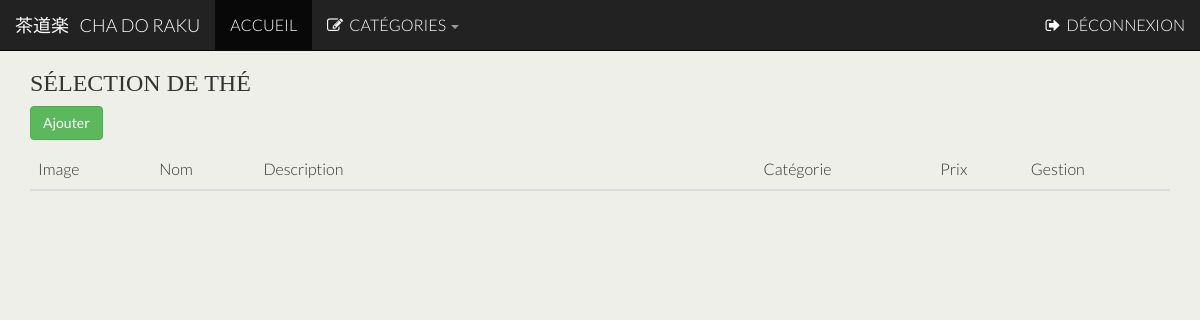
The page /php/gestion.php on the database as committed earlier.
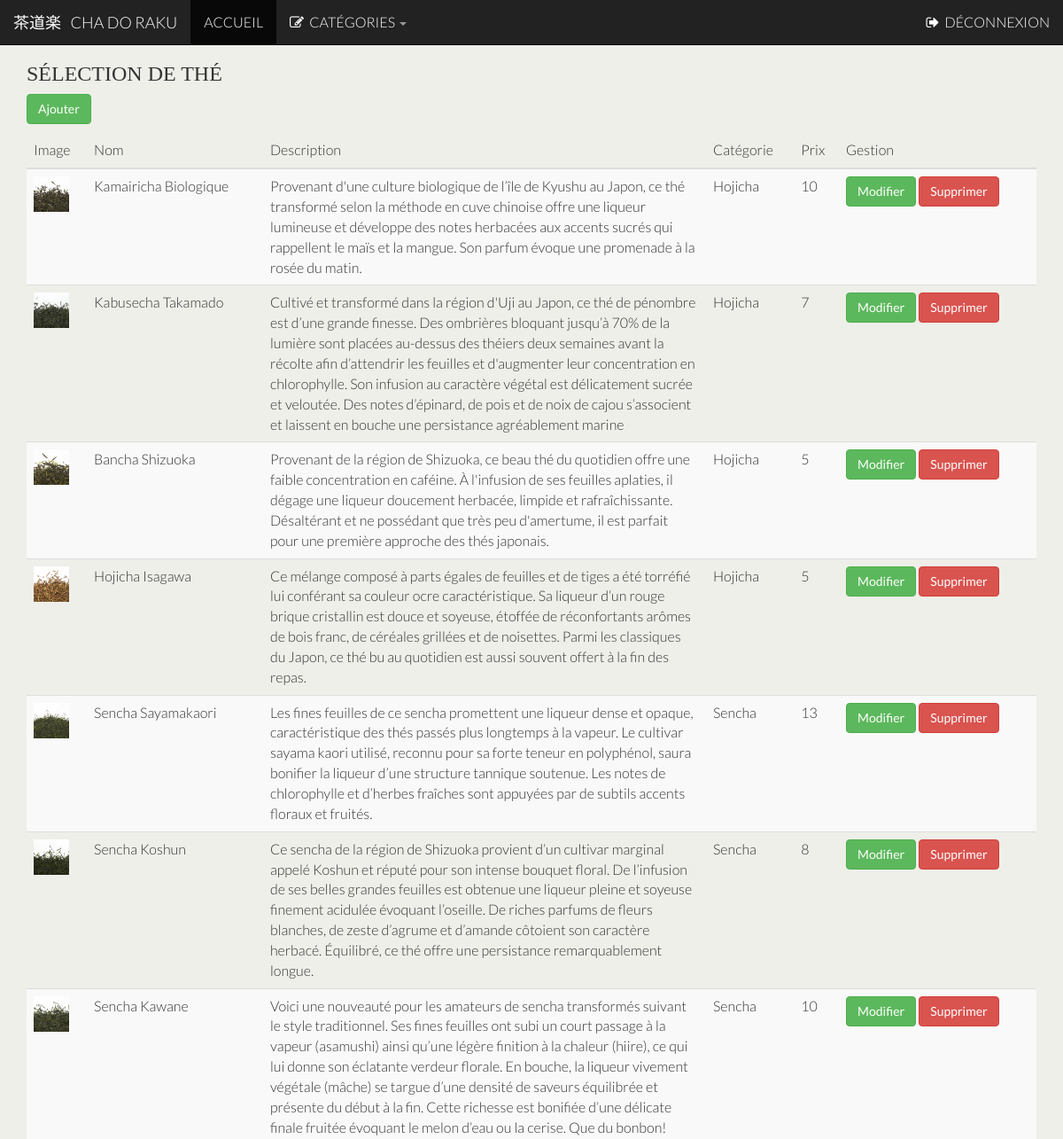
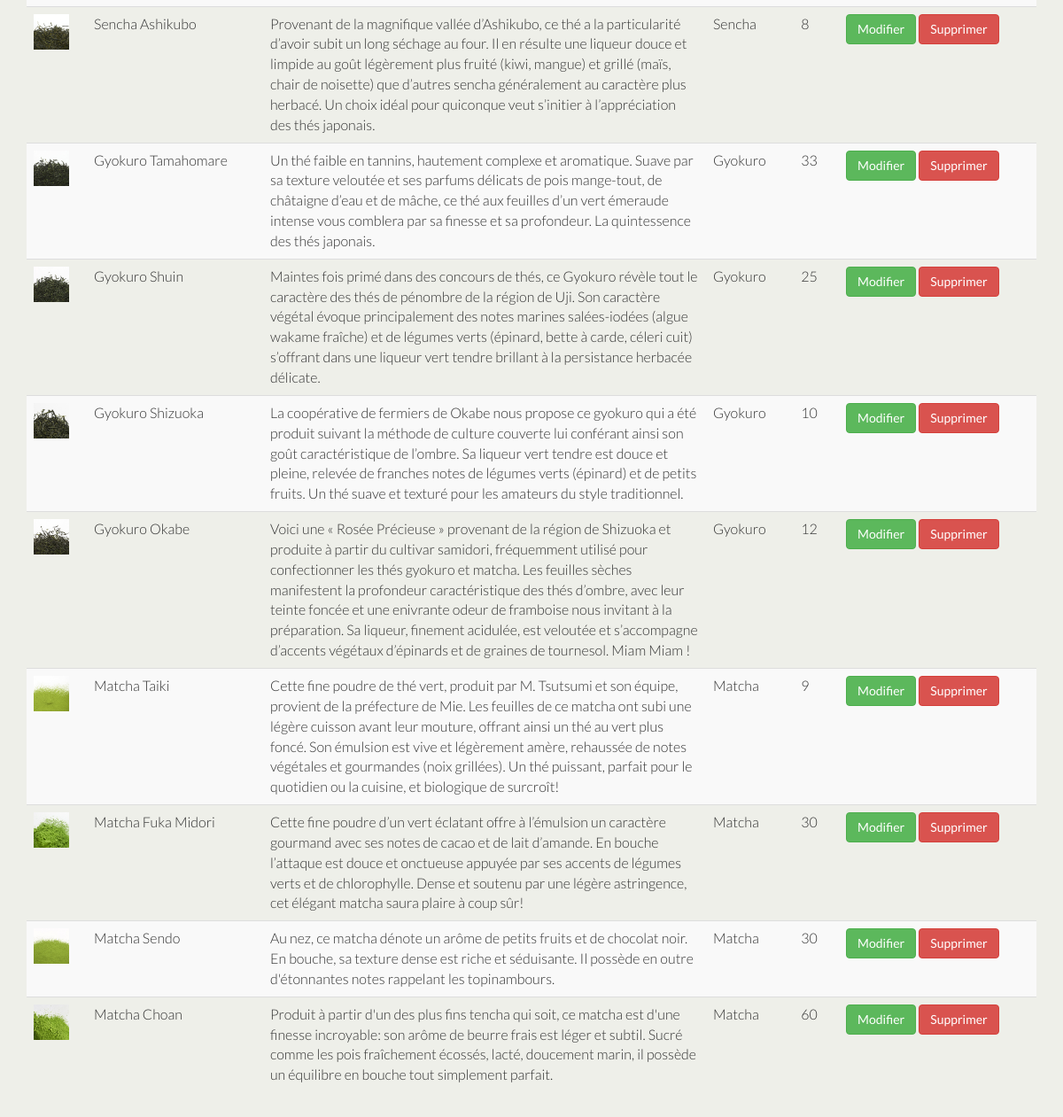
The same page on the database as committed later (2 pictures, top to bottom).
### tables this page shows
CREATE TABLE `produit` (
  `idProduit` int(11) NOT NULL AUTO_INCREMENT,
  `nom` varchar(100) NOT NULL,
  `description` varchar(1000) NOT NULL,
  `prix` double NOT NULL,
  `image` varchar(100) NOT NULL,
  `categorie` varchar(100) NOT NULL,
  PRIMARY KEY (`idProduit`)
);

### php/gestion.php (the view, shortened to what this page needs)
<?php
    require '../layout/headerAdmin.php';
?>
    <div class="container">
        <div class="row">
            <h3 class="tpad">Sélection de thé</h3>
        </div>
        <div class="row">
            <p>
                <a href="ajouterThe.php" class="btn btn-success">Ajouter</a>
            </p>
             <?php
        global $connexion;
        $rep = "";
        if(!empty($_POST)){
            $categorie = $_REQUEST['categorie'];
            if ($categorie == 'Tous les produits'){
                 $requete="SELECT * FROM produit ORDER BY idProduit DESC";
            }else{
                 $requete="SELECT * FROM produit WHERE categorie = '".$categorie."'";
            }
        }else{
            $requete="SELECT * FROM produit ORDER BY idProduit DESC";
        }
        $rep.="<table class='table table-striped'>";
        $rep.="<thead><tr><th>Image</th><th>Nom</th><th class='descrip'>Description</th><th>Catégorie</th><th>Prix</th><th>Gestion</th></tr></thead><tbody>";
        $dossier="../pochette/";
        try{
            $listeFilms=mysqli_query($connexion,$requete);
            while($ligne=mysqli_fetch_object($listeFilms)){
                $rep.="<tr><td><img src='".$dossier.$ligne->image."' width='40'></td><td><span>".$ligne->nom."</span></td><td class='descrip'>".$ligne->description."</td><td>".$ligne->categorie."</td><td>".$ligne->prix."</td>";
                $rep.='<td>'.'<a class="btn btn-success" href="modifierThe.php?idProduit='.$ligne->idProduit.'">Modifier</a>'.' ';
                $rep.='<a class="btn btn-danger" href="supprimer.php?idProduit='.$ligne->idProduit.'">Supprimer</a>'.'</td></tr>';
            }
        }catch (Exception $e){
            echo "Probleme pour lister";
        }finally {
            $rep.="</tbody></table>";
            echo $rep;
        }
        ?>
        </div>
    </div>
</body>
</html>

Rows that differ between the two databases and show on the page:
added produit: image (picture), nom "Kamairicha Biologique", description "Provenant d'une culture biologique de l’île de Kyushu au Japon, ce thé transformé selon la méthode en cuve chinoise offre une liqueur lumineuse et développe des notes herbacées aux accents sucrés qui rappellent le maïs et la mangue. Son parfum évoque une promenade à la rosée du matin.", categorie "Hojicha", prix "10"
added produit: image (picture), nom "Kabusecha Takamado", description "Cultivé et transformé dans la région d'Uji au Japon, ce thé de pénombre est d’une grande finesse. Des ombrières bloquant jusqu’à 70% de la lumière sont placées au-dessus des théiers deux semaines avant la récolte afin d’attendrir les feuilles et d'augmenter leur concentration en chlorophylle. Son infusion au caractère végétal est délicatement sucrée et veloutée. Des notes d’épinard, de pois et de noix de cajou s’associent et laissent en bouche une persistance agréablement marine", categorie "Hojicha", prix "7"
added produit: image (picture), nom "Bancha Shizuoka", description "Provenant de la région de Shizuoka, ce beau thé du quotidien offre une faible concentration en caféine. À l'infusion de ses feuilles aplaties, il dégage une liqueur doucement herbacée, limpide et rafraîchissante. Désaltérant et ne possédant que très peu d'amertume, il est parfait pour une première approche des thés japonais.", categorie "Hojicha", prix "5"
added produit: image (picture), nom "Hojicha Isagawa", description "Ce mélange composé à parts égales de feuilles et de tiges a été torréfié lui conférant sa couleur ocre caractéristique. Sa liqueur d’un rouge brique cristallin est douce et soyeuse, étoffée de réconfortants arômes de bois franc, de céréales grillées et de noisettes. Parmi les classiques du Japon, ce thé bu au quotidien est aussi souvent offert à la fin des repas.", categorie "Hojicha", prix "5"
added produit: image (picture), nom "Sencha Sayamakaori", description "Les fines feuilles de ce sencha promettent une liqueur dense et opaque, caractéristique des thés passés plus longtemps à la vapeur. Le cultivar sayama kaori utilisé, reconnu pour sa forte teneur en polyphénol, saura bonifier la liqueur d’une structure tannique soutenue. Les notes de chlorophylle et d’herbes fraîches sont appuyées par de subtils accents floraux et fruités.", categorie "Sencha", prix "13"
added produit: image (picture), nom "Sencha Koshun", description "Ce sencha de la région de Shizuoka provient d’un cultivar marginal appelé Koshun et réputé pour son intense bouquet floral. De l’infusion de ses belles grandes feuilles est obtenue une liqueur pleine et soyeuse finement acidulée évoquant l’oseille. De riches parfums de fleurs blanches, de zeste d’agrume et d’amande côtoient son caractère herbacé. Équilibré, ce thé offre une persistance remarquablement longue.", categorie "Sencha", prix "8"
added produit: image (picture), nom "Sencha Kawane", description "Voici une nouveauté pour les amateurs de sencha transformés suivant le style traditionnel. Ses fines feuilles ont subi un court passage à la vapeur (asamushi) ainsi qu’une légère finition à la chaleur (hiire), ce qui lui donne son éclatante verdeur florale. En bouche, la liqueur vivement végétale (mâche) se targue d’une densité de saveurs équilibrée et présente du début à la fin. Cette richesse est bonifiée d’une délicate finale fruitée évoquant le melon d’eau ou la cerise. Que du bonbon!", categorie "Sencha", prix "10"
added produit: image (picture), nom "Sencha Ashikubo", description "Provenant de la magnifique vallée d’Ashikubo, ce thé a la particularité d’avoir subit un long séchage au four. Il en résulte une liqueur douce et limpide au goût légèrement plus fruité (kiwi, mangue) et grillé (maïs, chair de noisette) que d’autres sencha généralement au caractère plus herbacé. Un choix idéal pour quiconque veut s’initier à l’appréciation des thés japonais.", categorie "Sencha", prix "8"
added produit: image (picture), nom "Gyokuro Tamahomare", description "Un thé faible en tannins, hautement complexe et aromatique. Suave par sa texture veloutée et ses parfums délicats de pois mange-tout, de châtaigne d’eau et de mâche, ce thé aux feuilles d’un vert émeraude intense vous comblera par sa finesse et sa profondeur. La quintessence des thés japonais.", categorie "Gyokuro", prix "33"
added produit: image (picture), nom "Gyokuro Shuin", description "Maintes fois primé dans des concours de thés, ce Gyokuro révèle tout le caractère des thés de pénombre de la région de Uji. Son caractère végétal évoque principalement des notes marines salées-iodées (algue wakame fraîche) et de légumes verts (épinard, bette à carde, céleri cuit) s’offrant dans une liqueur vert tendre brillant à la persistance herbacée délicate.", categorie "Gyokuro", prix "25"
added produit: image (picture), nom "Gyokuro Shizuoka", description "La coopérative de fermiers de Okabe nous propose ce gyokuro qui a été produit suivant la méthode de culture couverte lui conférant ainsi son goût caractéristique de l’ombre. Sa liqueur vert tendre est douce et pleine, relevée de franches notes de légumes verts (épinard) et de petits fruits. Un thé suave et texturé pour les amateurs du style traditionnel.", categorie "Gyokuro", prix "10"
added produit: image (picture), nom "Gyokuro Okabe", description "Voici une « Rosée Précieuse » provenant de la région de Shizuoka et produite à partir du cultivar samidori, fréquemment utilisé pour confectionner les thés gyokuro et matcha. Les feuilles sèches manifestent la profondeur caractéristique des thés d’ombre, avec leur teinte foncée et une enivrante odeur de framboise nous invitant à la préparation. Sa liqueur, finement acidulée, est veloutée et s’accompagne d’accents végétaux d’épinards et de graines de tournesol. Miam Miam !", categorie "Gyokuro", prix "12"
added produit: image (picture), nom "Matcha Taiki", description "Cette fine poudre de thé vert, produit par M. Tsutsumi et son équipe, provient de la préfecture de Mie. Les feuilles de ce matcha ont subi une légère cuisson avant leur mouture, offrant ainsi un thé au vert plus foncé. Son émulsion est vive et légèrement amère, rehaussée de notes végétales et gourmandes (noix grillées). Un thé puissant, parfait pour le quotidien ou la cuisine, et biologique de surcroît!", categorie "Matcha", prix "9"
added produit: image (picture), nom "Matcha Fuka Midori", description "Cette fine poudre d’un vert éclatant offre à l’émulsion un caractère gourmand avec ses notes de cacao et de lait d’amande. En bouche l’attaque est douce et onctueuse appuyée par ses accents de légumes verts et de chlorophylle. Dense et soutenu par une légère astringence, cet élégant matcha saura plaire à coup sûr!", categorie "Matcha", prix "30"
added produit: image (picture), nom "Matcha Sendo", description "Au nez, ce matcha dénote un arôme de petits fruits et de chocolat noir. En bouche, sa texture dense est riche et séduisante. Il possède en outre d'étonnantes notes rappelant les topinambours.", categorie "Matcha", prix "30"
added produit: image (picture), nom "Matcha Choan", description "Produit à partir d'un des plus fins tencha qui soit, ce matcha est d'une finesse incroyable: son arôme de beurre frais est léger et subtil. Sucré comme les pois fraîchement écossés, lacté, doucement marin, il possède un équilibre en bouche tout simplement parfait.", categorie "Matcha", prix "60"
